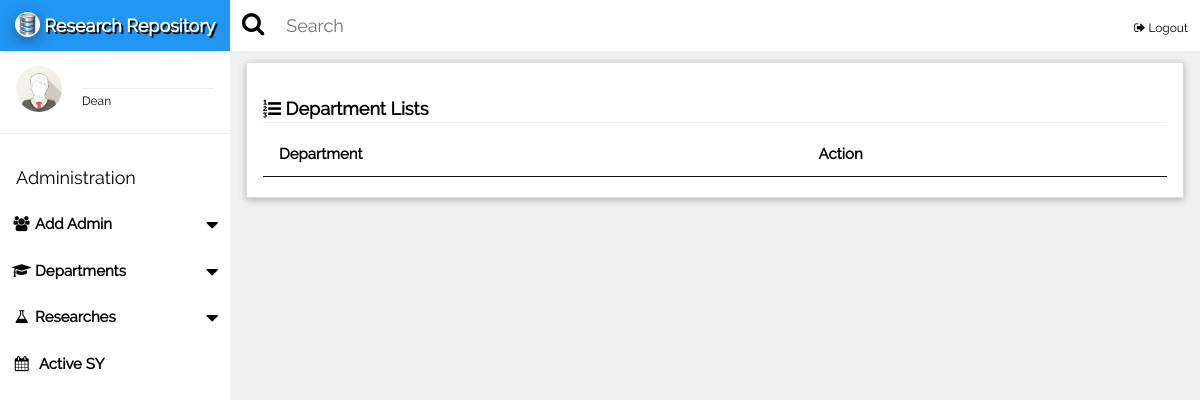
/superadmin/index.php?listCourse=true, run on an earlier commit of the app's database.
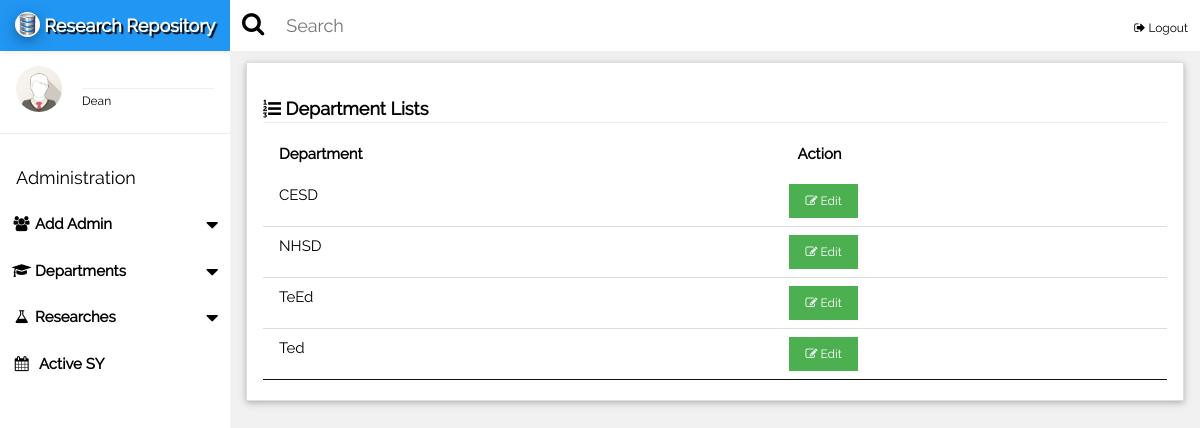
And on a later commit of the database.
### tables this page shows
CREATE TABLE `departments` (
  `id` int(3) NOT NULL,
  `deptName` varchar(255) NOT NULL
);

### superadmin/index.php (the view, shortened to what this page needs)
<!DOCTYPE html>
<html>
<link rel="stylesheet" type="text/css" href="../google/fafa.css">
<link href="../dist/css/select2.min.css" rel="stylesheet" />
<link href='../css/fullcalendar.min.css' rel='stylesheet' />
<link href='../css/fullcalendar.print.min.css' rel='stylesheet' media='print' />
<link href='../css/dataTables.jqueryui.min.css' rel='stylesheet'/>
<link href='../css/jquery-ui.css' rel='stylesheet'  />
<link rel="stylesheet" href="../css/w3.css">
<link href="../research/summernote.css" rel="stylesheet">
<body class="w3-light-grey">
<div class=" w3-row w3-bar w3-top w3-white w3-large" style="z-index:9999;box-shadow:2px 2px 6px #eee;">
	<div class="w3-hide-small w3-bar-item w3-blue" style="width:230px;text-align:center;text-shadow:2px 2px 1px #000;font-weight:bold;">
		<a href="../admin/" style="text-decoration:none;"> <img src="../images/logo.png" class="w3-white w3-circle w3-card-4" width="25" height="25" />   Research Repository</a>
	</div>
	<div class="w3-hide-small">
	<span class="fa fa-search w3-bar-item fa-lg" style="padding-top:15px !important;"></span>
	<input class="w3-input w3-bar-item w3-block w3-rest" type="text" placeholder="Search" style="padding-left:10px !important; min-width:50%;">
	<span class="w3-bar-item w3-right">
		<a href="../logout.php" class="w3-small "style="text-decoration:none;"><i class="fa fa-sign-out fa-fx"></i> Logout</a>
	</span>
	</div>
</div>
<nav class="w3-sidebar w3-collapse w3-white w3-animate-left" style="z-index:3;width:230px;" id="mySidebar"><br>
  <div class="w3-container w3-row">
    <div class="w3-col s4">
      <img src="../images/avatar.png" class="w3-circle w3-margin-right" style="width:46px">
    </div>
    <div class="w3-col s8 w3-bar">
      <span><strong><?php echo implode(" ",getName($_SESSION['logged_in_id'])); ?></strong></span><br>
	  <hr style="margin:0px;"/>
	  <small>Dean</small>
    </div>
  </div>
  <hr>
  <div class="w3-container">
    <h5>Administration</h5>
  </div>
  <div class="w3-bar-block">
	 <div class="w3-bar-item w3-button w3-padding w3-hover-blue" onclick="open_nav_accord('a1')">
		<i class="fa fa-users fa-fw"></i> <b>Add Admin</b> <i class="fa fa-caret-down w3-right fa-lg" style="position:relative;top:5px;"></i>
	 </div>
	 <div class="w3-bar-item w3-button w3-padding w3-hover-blue" onclick="open_nav_accord('a3')">
		<i class="fa fa-graduation-cap fa-fw"></i> <b>Departments</b> <i class="fa fa-caret-down w3-right fa-lg" style="position:relative;top:5px;"></i>
	 </div>
	 <div class="w3-bar-item w3-button w3-padding w3-hover-blue" onclick="open_nav_accord('a2')">
		<i class="fa fa-flask fa-fw"></i> <b>Researches</b> <i class="fa fa-caret-down w3-right fa-lg" style="position:relative;top:5px;"></i>
	 </div>
    <a href="javascript:void(0);" onclick="document.getElementById('activeSYModal').style.display='block';" class="w3-bar-item w3-button w3-padding"><i class="fa fa-calendar fa-fw"></i>  <b>Active SY</b></a>
	<br><br>
  </div>
</nav>
<div class="w3-main" style="margin-left:230px;margin-top:43px;">
	<div class="w3-container">
		<div class="w3-white w3-card-2" id="calendar_container"  style="margin-top:2%;padding-bottom:20px;border:1px solid #ddd">
			<?php if(isset($_GET['listCourse'])){?>
					<header class="w3-container" style="padding-top:22px">
				<h5><b><i class="fa fa-list-ol fa-fx"></i> Department Lists</b><hr style="margin:0px" /></h5>
			</header>
			<div class="w3-container">
				<table id="userListTbl" class="w3-table w3-text-black display dataTable no-footer">
					<thead>
						<tr>
							<th>Department</th>
							<th>Action</th>
						</tr>
					</thead>
					<tbody>
						<?php
							$sql = mysql_query("SELECT * FROM `departments`");
							while($row = mysql_fetch_assoc($sql)){
						?>
						<tr>
							<td><?php echo $row['deptName'];?></td>
							<td>
								<button class="w3-button w3-green w3-small"><span class="fa fa-edit fa-fx"></span> Edit</button>
							</td>
						</tr>
						<?php }?>
					</tbody>
				</table>
			</div>
			<?php } if(isset($_GET['viewSched'])){
					require("../viewSched.php");
				}
				?>
		</div>
	</div>
</div>
</body>
</html>

What changed in the data, as far as the page shows it:
added departments: deptName "CESD"
added departments: deptName "NHSD"
added departments: deptName "TeEd"
added departments: deptName "Ted"
